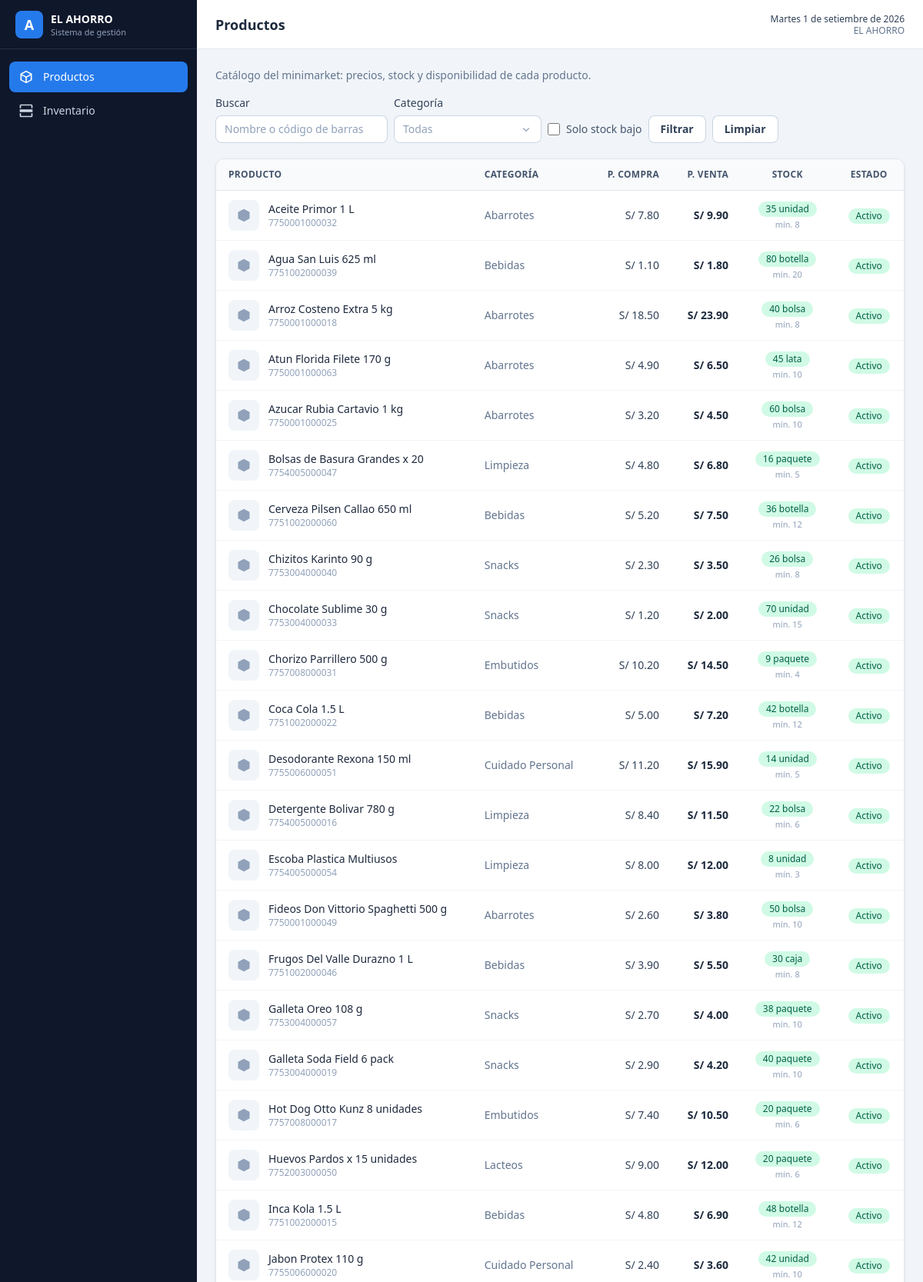
Page /pages/productos.php (signed in, upper part) on the committed database.
### tables this page shows
CREATE TABLE productos (
    id_producto    INT AUTO_INCREMENT PRIMARY KEY,
    codigo_barras  VARCHAR(50)   NOT NULL,
    nombre         VARCHAR(150)  NOT NULL,
    descripcion    VARCHAR(255)  NULL,
    id_categoria   INT           NOT NULL,
    precio_compra  DECIMAL(10,2) NOT NULL DEFAULT 0.00,
    precio_venta   DECIMAL(10,2) NOT NULL DEFAULT 0.00,
    stock          INT           NOT NULL DEFAULT 0,
    stock_minimo   INT           NOT NULL DEFAULT 5,
    unidad_medida  VARCHAR(20)   NOT NULL DEFAULT 'UNIDAD',
    imagen         VARCHAR(255)  NULL,
    estado         TINYINT(1)    NOT NULL DEFAULT 1,
    created_at     TIMESTAMP     NOT NULL DEFAULT CURRENT_TIMESTAMP,
    updated_at     TIMESTAMP     NULL DEFAULT NULL ON UPDATE CURRENT_TIMESTAMP,
    CONSTRAINT uq_productos_codigo UNIQUE (codigo_barras),
    CONSTRAINT fk_productos_categoria
        FOREIGN KEY (id_categoria) REFERENCES categorias (id_categoria)
        ON UPDATE CASCADE ON DELETE RESTRICT,
    INDEX idx_productos_nombre (nombre),
    INDEX idx_productos_categoria (id_categoria)
);

CREATE TABLE categorias (
    id_categoria INT AUTO_INCREMENT PRIMARY KEY,
    nombre       VARCHAR(80)   NOT NULL,
    descripcion  VARCHAR(255)  NULL,
    estado       TINYINT(1)    NOT NULL DEFAULT 1,
    created_at   TIMESTAMP     NOT NULL DEFAULT CURRENT_TIMESTAMP,
    CONSTRAINT uq_categorias_nombre UNIQUE (nombre)
);

### config.php (called while the page is built, shortened)
<?php
function e($valor)
{
    return htmlspecialchars((string) $valor, ENT_QUOTES, 'UTF-8');
}
function asset_url($rutaRelativa)
{
    $rutaAbsoluta = ROOT_PATH . '/' . ltrim($rutaRelativa, '/');
    $version      = file_exists($rutaAbsoluta) ? filemtime($rutaAbsoluta) : time();
    return BASE_URL . $rutaRelativa . '?v=' . $version;
}
function money($monto)
{
    return 'S/ ' . number_format((float) $monto, 2, '.', ',');
}
function strftime_es($timestamp = null)
{
    $timestamp = $timestamp ?? time();
    $dias = [
        'Sunday' => 'domingo', 'Monday' => 'lunes', 'Tuesday' => 'martes',
        'Wednesday' => 'miércoles', 'Thursday' => 'jueves',
        'Friday' => 'viernes', 'Saturday' => 'sábado',
    ];
    $meses = [
        1 => 'enero', 2 => 'febrero', 3 => 'marzo', 4 => 'abril',
        5 => 'mayo', 6 => 'junio', 7 => 'julio', 8 => 'agosto',
        9 => 'setiembre', 10 => 'octubre', 11 => 'noviembre', 12 => 'diciembre',
    ];
    $dia = $dias[date('l', $timestamp)];
    $mes = $meses[(int) date('n', $timestamp)];
    return $dia . ' ' . date('j', $timestamp) . ' de ' . $mes . ' de ' . date('Y', $timestamp);
}

### database/Conexion.php (called while the page is built)
<?php
class Conexion
{
    private static $instancia = null;
    public static function conectar()
    {
        if (self::$instancia !== null) {
            return self::$instancia;
        }
        try {
            $host = $_ENV['DB_HOST'] ?? (getenv('DB_HOST') ?: 'localhost');
            $db   = $_ENV['DB_NAME'] ?? (getenv('DB_NAME') ?: 'minimarket');
            $user = $_ENV['DB_USER'] ?? (getenv('DB_USER') ?: 'root');
            $pass = $_ENV['DB_PASS'] ?? (getenv('DB_PASS') ?: '');
            $conexion = new PDO(
                'mysql:host=' . $host . ';dbname=' . $db . ';charset=utf8mb4',
                $user,
                $pass,
                [
                    PDO::ATTR_ERRMODE            => PDO::ERRMODE_EXCEPTION,
                    PDO::ATTR_DEFAULT_FETCH_MODE => PDO::FETCH_ASSOC,
                    PDO::ATTR_EMULATE_PREPARES   => false,
                ]
            );
            self::$instancia = $conexion;
            return $conexion;
        } catch (PDOException $e) {
            die('Error de conexión a la base de datos: ' . $e->getMessage());
        }
    }
}

### models/Configuracion.php (called while the page is built, shortened)
<?php
require_once __DIR__ . '/../database/Conexion.php';
class Configuracion
{
    private $conexion;
    public function __construct()
    {
        $this->conexion = Conexion::conectar();
    }
    public function todos()
    {
        $filas = $this->conexion->query("SELECT clave, valor FROM configuracion")->fetchAll();
        $valores = [];
        foreach ($filas as $fila) {
            $valores[$fila['clave']] = $fila['valor'];
        }
        return $valores;
    }
    public function obtener($clave, $porDefecto = '')
    {
        $valores = $this->todos();
        return $valores[$clave] ?? $porDefecto;
    }
}

### controllers/ProductoController.php (called while the page is built, shortened)
<?php
require_once __DIR__ . '/../models/Producto.php';
class ProductoController
{
    private $modelo;
    public function __construct()
    {
        $this->modelo = new Producto();
    }
    public function listar($filtros = [])
    {
        return $this->modelo->listar($filtros);
    }
}

### models/Producto.php (called while the page is built, shortened)
<?php
require_once __DIR__ . '/../database/Conexion.php';
class Producto
{
    private $conexion;
    public function __construct()
    {
        $this->conexion = Conexion::conectar();
    }
    public function listar($filtros = [])
    {
        $sql = "
            SELECT
                p.*,
                c.nombre AS categoria
            FROM productos p
            INNER JOIN categorias c ON c.id_categoria = p.id_categoria
            WHERE 1 = 1
        ";
        $parametros = [];
        $sql .= " ORDER BY p.nombre ASC";
        $stmt = $this->conexion->prepare($sql);
        $stmt->execute($parametros);
        return $stmt->fetchAll();
    }
}

### pages/productos.php (the view, shortened to what this page needs)
<?php
require_once __DIR__ . '/../config.php';
require_once __DIR__ . '/../controllers/ProductoController.php';
$controlador = new ProductoController();
$filtros = [
    'busqueda'     => trim($_GET['q'] ?? ''),
    'id_categoria' => (int) ($_GET['categoria'] ?? 0),
    'stock_bajo'   => !empty($_GET['stock_bajo']),
];
$productos = $controlador->listar($filtros);
$titulo = 'Productos';
$activo = 'productos';
require __DIR__ . '/../components/layout_inicio.php';
?>
<p class="mb-4 text-sm text-slate-500">Catálogo del minimarket: precios, stock y disponibilidad de cada producto.</p>
<div class="mb-5 flex flex-wrap items-end justify-between gap-3">
    <form method="GET" action="<?= BASE_URL ?>productos" class="flex flex-wrap items-end gap-2">
        <div>
            <label for="q" class="etiqueta">Buscar</label>
            <input type="search" id="q" name="q" value="<?= e($filtros['busqueda']) ?>"
                class="campo w-56" placeholder="Nombre o código de barras">
        </div>
        <div>
            <label for="categoria" class="etiqueta">Categoría</label>
        </div>
        <label class="flex items-center gap-2 pb-2 text-sm text-slate-600">
            <input type="checkbox" name="stock_bajo" value="1"
                class="h-4 w-4 rounded border-slate-300 text-marca-600"
                <?= $filtros['stock_bajo'] ? 'checked' : '' ?>>
            Solo stock bajo
        </label>
        <button type="submit" class="btn-secundario">Filtrar</button>
        <a href="<?= BASE_URL ?>productos" class="btn-secundario">Limpiar</a>
    </form>
</div>
<div class="tarjeta overflow-hidden">
    <div class="hidden overflow-x-auto sm:block">
        <table class="tabla">
            <thead>
                <tr>
                    <th>Producto</th>
                    <th>Categoría</th>
                    <th class="text-right">P. Compra</th>
                    <th class="text-right">P. Venta</th>
                    <th class="text-center">Stock</th>
                    <th class="text-center">Estado</th>
                </tr>
            </thead>
            <tbody>
                <?php foreach ($productos as $producto): ?>
                    <?php $bajo = (int) $producto['stock'] <= (int) $producto['stock_minimo']; ?>
                    <tr>
                        <td>
                            <div class="flex items-center gap-3">
                                <?php if (!empty($producto['imagen'])): ?>
                                    <img src="<?= BASE_URL ?>assets/img/productos/<?= e($producto['imagen']) ?>"
                                        alt="" class="h-10 w-10 rounded-lg object-cover ring-1 ring-slate-200">
                                <?php else: ?>
                                    <span class="flex h-10 w-10 items-center justify-center rounded-lg bg-slate-100 text-slate-400">
                                        <svg class="h-5 w-5" viewBox="0 0 24 24" fill="currentColor">
                                            <path d="M12 2 3 7v10l9 5 9-5V7l-9-5z" />
                                        </svg>
                                    </span>
                                <?php endif; ?>
                                <div class="min-w-0">
                                    <p class="font-medium text-slate-800"><?= e($producto['nombre']) ?></p>
                                    <p class="text-xs text-slate-400"><?= e($producto['codigo_barras']) ?></p>
                                </div>
                            </div>
                        </td>
                        <td class="text-slate-500"><?= e($producto['categoria']) ?></td>
                        <td class="text-right"><?= money($producto['precio_compra']) ?></td>
                        <td class="text-right font-semibold text-slate-800"><?= money($producto['precio_venta']) ?></td>
                        <td class="text-center">
                            <span class="<?= $bajo ? 'badge-rojo' : 'badge-verde' ?>">
                                <?= (int) $producto['stock'] ?> <?= e(strtolower($producto['unidad_medida'])) ?>
                            </span>
                            <p class="mt-0.5 text-[11px] text-slate-400">mín. <?= (int) $producto['stock_minimo'] ?></p>
                        </td>
                        <td class="text-center">
                            <?php if ((int) $producto['estado'] === 1): ?>
                                <span class="badge-verde">Activo</span>
                            <?php else: ?>
                                <span class="badge-gris">Inactivo</span>
                            <?php endif; ?>
                        </td>
                    </tr>
                <?php endforeach; ?>
            </tbody>
        </table>
    </div>
</div>
<?php require __DIR__ . '/../components/layout_fin.php'; ?>

### components/layout_inicio.php (shortened to what this page needs)
<?php
require_once __DIR__ . '/../models/Configuracion.php';
$titulo = $titulo ?? 'Minimarket';
$activo = $activo ?? '';
$__nombreComercial = (new Configuracion())->obtener('nombre_comercial', 'EL AHORRO');
?>
<!DOCTYPE html>
<html lang="es">
<head>
    <link rel="stylesheet" href="<?= asset_url('assets/css/tailwind.css') ?>">
</head>
<body class="min-h-screen bg-slate-100 font-sans text-slate-800">
    <div class="flex min-h-screen">
        <aside id="sidebar"
            class="fixed inset-y-0 left-0 z-40 flex w-64 -translate-x-full flex-col bg-slate-900 transition-transform lg:translate-x-0 no-imprimir">
            <div class="flex h-16 items-center gap-2.5 border-b border-slate-700/60 px-5">
                <span class="flex h-9 w-9 items-center justify-center rounded-lg bg-marca-600 text-lg font-bold text-white">A</span>
                <div class="leading-tight">
                    <p class="text-sm font-semibold text-white"><?= e($__nombreComercial) ?></p>
                    <p class="text-[11px] text-slate-400">Sistema de gestión</p>
                </div>
            </div>
            <nav class="flex-1 space-y-1 overflow-y-auto px-3 py-4">
                <?php foreach (menu_items() as $item): ?>
                    <?php if (!Auth::tieneRolPermitido($item['roles'])) continue; ?>
                    <a href="<?= BASE_URL . $item['ruta'] ?>"
                        class="nav-item <?= $activo === $item['clave'] ? 'nav-item-activo' : '' ?>">
                        <svg class="h-5 w-5 shrink-0" viewBox="0 0 24 24" fill="currentColor" aria-hidden="true">
                            <?= $item['icono'] ?>
                        </svg>
                        <span><?= e($item['texto']) ?></span>
                    </a>
                <?php endforeach; ?>
            </nav>
        </aside>
        <div class="flex min-w-0 flex-1 flex-col lg:ml-64">
            <header class="sticky top-0 z-20 flex h-16 items-center gap-4 border-b border-slate-200 bg-white px-4 sm:px-6 no-imprimir">
                <h1 class="min-w-0 flex-1 truncate text-lg font-semibold text-slate-800">
                    <?= e($titulo) ?>
                </h1>
                <div class="hidden text-right text-xs leading-tight text-slate-500 sm:block">
                    <p class="font-medium text-slate-700"><?= e(ucfirst(strftime_es())) ?></p>
                    <p><?= e($__nombreComercial) ?></p>
                </div>
            </header>
            <main class="flex-1 p-4 sm:p-6">

### components/layout_fin.php (shortened to what this page needs)
            </main>
        </div>
    </div>
</body>
</html>

### rows in the picture
productos: nombre "Aceite Primor 1 L", codigo_barras "7750001000032", id_categoria.nombre "Abarrotes", precio_compra "S/ 7.80", precio_venta "S/ 9.90", stock "35", unidad_medida "unidad", stock_minimo "8", estado "Activo"
productos: nombre "Agua San Luis 625 ml", codigo_barras "7751002000039", id_categoria.nombre "Bebidas", precio_compra "S/ 1.10", precio_venta "S/ 1.80", stock "80", unidad_medida "botella", stock_minimo "20", estado "Activo"
productos: nombre "Arroz Costeno Extra 5 kg", codigo_barras "7750001000018", id_categoria.nombre "Abarrotes", precio_compra "S/ 18.50", precio_venta "S/ 23.90", stock "40", unidad_medida "bolsa", stock_minimo "8", estado "Activo"
productos: nombre "Atun Florida Filete 170 g", codigo_barras "7750001000063", id_categoria.nombre "Abarrotes", precio_compra "S/ 4.90", precio_venta "S/ 6.50", stock "45", unidad_medida "lata", stock_minimo "10", estado "Activo"
productos: nombre "Azucar Rubia Cartavio 1 kg", codigo_barras "7750001000025", id_categoria.nombre "Abarrotes", precio_compra "S/ 3.20", precio_venta "S/ 4.50", stock "60", unidad_medida "bolsa", stock_minimo "10", estado "Activo"
productos: nombre "Bolsas de Basura Grandes x 20", codigo_barras "7754005000047", id_categoria.nombre "Limpieza", precio_compra "S/ 4.80", precio_venta "S/ 6.80", stock "16", unidad_medida "paquete", stock_minimo "5", estado "Activo"
productos: nombre "Cerveza Pilsen Callao 650 ml", codigo_barras "7751002000060", id_categoria.nombre "Bebidas", precio_compra "S/ 5.20", precio_venta "S/ 7.50", stock "36", unidad_medida "botella", stock_minimo "12", estado "Activo"
productos: nombre "Chizitos Karinto 90 g", codigo_barras "7753004000040", id_categoria.nombre "Snacks", precio_compra "S/ 2.30", precio_venta "S/ 3.50", stock "26", unidad_medida "bolsa", stock_minimo "8", estado "Activo"
productos: nombre "Chocolate Sublime 30 g", codigo_barras "7753004000033", id_categoria.nombre "Snacks", precio_compra "S/ 1.20", precio_venta "S/ 2.00", stock "70", unidad_medida "unidad", stock_minimo "15", estado "Activo"
productos: nombre "Chorizo Parrillero 500 g", codigo_barras "7757008000031", id_categoria.nombre "Embutidos", precio_compra "S/ 10.20", precio_venta "S/ 14.50", stock "9", unidad_medida "paquete", stock_minimo "4", estado "Activo"
productos: nombre "Coca Cola 1.5 L", codigo_barras "7751002000022", id_categoria.nombre "Bebidas", precio_compra "S/ 5.00", precio_venta "S/ 7.20", stock "42", unidad_medida "botella", stock_minimo "12", estado "Activo"
productos: nombre "Desodorante Rexona 150 ml", codigo_barras "7755006000051", id_categoria.nombre "Cuidado Personal", precio_compra "S/ 11.20", precio_venta "S/ 15.90", stock "14", unidad_medida "unidad", stock_minimo "5", estado "Activo"
productos: nombre "Detergente Bolivar 780 g", codigo_barras "7754005000016", id_categoria.nombre "Limpieza", precio_compra "S/ 8.40", precio_venta "S/ 11.50", stock "22", unidad_medida "bolsa", stock_minimo "6", estado "Activo"
productos: nombre "Escoba Plastica Multiusos", codigo_barras "7754005000054", id_categoria.nombre "Limpieza", precio_compra "S/ 8.00", precio_venta "S/ 12.00", stock "8", unidad_medida "unidad", stock_minimo "3", estado "Activo"
productos: nombre "Fideos Don Vittorio Spaghetti 500 g", codigo_barras "7750001000049", id_categoria.nombre "Abarrotes", precio_compra "S/ 2.60", precio_venta "S/ 3.80", stock "50", unidad_medida "bolsa", stock_minimo "10", estado "Activo"
productos: nombre "Frugos Del Valle Durazno 1 L", codigo_barras "7751002000046", id_categoria.nombre "Bebidas", precio_compra "S/ 3.90", precio_venta "S/ 5.50", stock "30", unidad_medida "caja", stock_minimo "8", estado "Activo"
productos: nombre "Galleta Oreo 108 g", codigo_barras "7753004000057", id_categoria.nombre "Snacks", precio_compra "S/ 2.70", precio_venta "S/ 4.00", stock "38", unidad_medida "paquete", stock_minimo "10", estado "Activo"
productos: nombre "Galleta Soda Field 6 pack", codigo_barras "7753004000019", id_categoria.nombre "Snacks", precio_compra "S/ 2.90", precio_venta "S/ 4.20", stock "40", unidad_medida "paquete", stock_minimo "10", estado "Activo"
productos: nombre "Hot Dog Otto Kunz 8 unidades", codigo_barras "7757008000017", id_categoria.nombre "Embutidos", precio_compra "S/ 7.40", precio_venta "S/ 10.50", stock "20", unidad_medida "paquete", stock_minimo "6", estado "Activo"
productos: nombre "Huevos Pardos x 15 unidades", codigo_barras "7752003000050", id_categoria.nombre "Lacteos", precio_compra "S/ 9.00", precio_venta "S/ 12.00", stock "20", unidad_medida "paquete", stock_minimo "6", estado "Activo"
productos: nombre "Inca Kola 1.5 L", codigo_barras "7751002000015", id_categoria.nombre "Bebidas", precio_compra "S/ 4.80", precio_venta "S/ 6.90", stock "48", unidad_medida "botella", stock_minimo "12", estado "Activo"
productos: nombre "Jabon Protex 110 g", codigo_barras "7755006000020", id_categoria.nombre "Cuidado Personal", precio_compra "S/ 2.40", precio_venta "S/ 3.60", stock "42", unidad_medida "unidad", stock_minimo "10", estado "Activo"

### other values in the picture
$__nombreComercial "EL AHORRO"
$item['texto'] "Productos"
$item['texto'] "Inventario"
$titulo "Productos"
strftime_es() "Martes 1 de setiembre de 2026"
